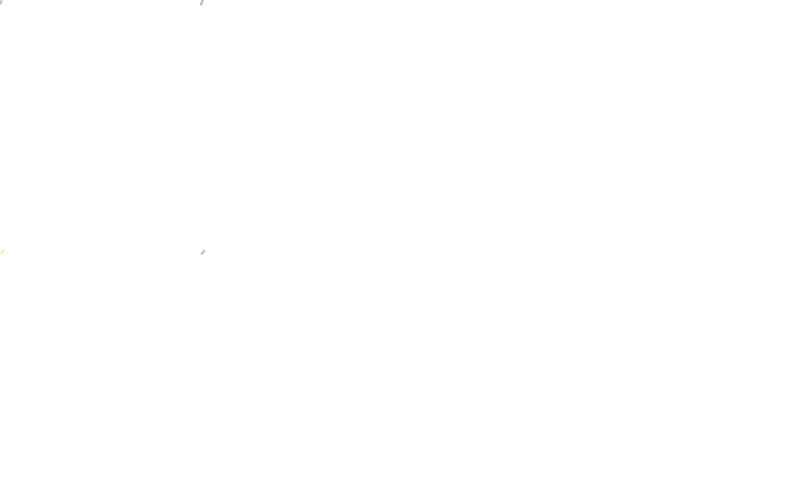
Frame 1 (no input)
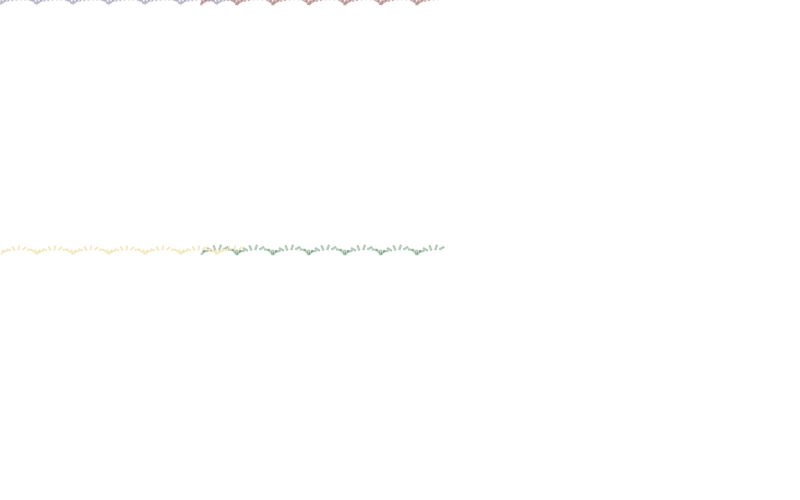
Frame 60 (no input)
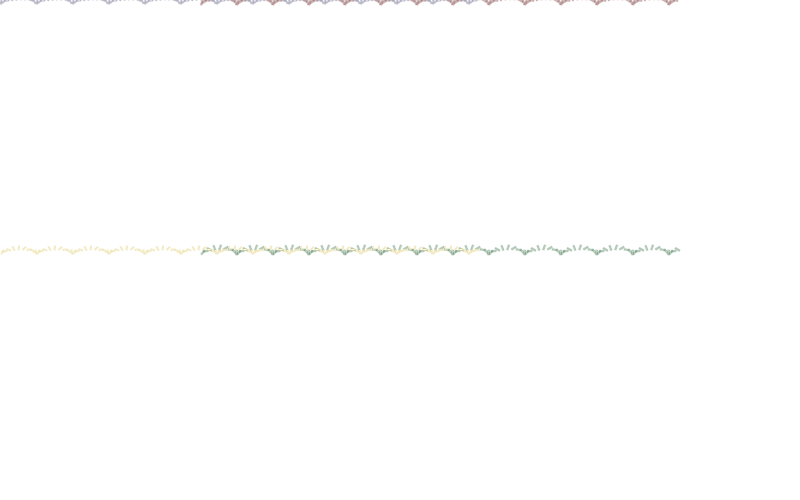
Frame 120 (the mouse pressed at the canvas centre since frame 60)

The p5.js sketch that drew these frames (run headless with seeded random() and noise() and a simulated clock; from frame 60 on, the mouse is pressed at the canvas centre):

// p5.js sketch
// ── sketch.js
var r = 0;
var t = 0;
var bDir = 1;
var ry = 0;
var ty = 0;

function setup(){
  createCanvas(800,500);
  background(255);
  angleMode(DEGREES);
}

function draw (){
// left corner
push()
  translate(0,0);
  r=r+10;

  if(t > 600){
    bDir = 0;
    ry = random(height/2);
    ty = random(height/2);
    }
  if(t < 0){
    bDir = 1;
    ry = random(height/2);
    ty = random(height/2);
    }
  if(bDir==1){
    t++;
  } else{
    t--;
  }
  translate(t,ty);
  rotate(r);
  stroke (55,50,95,80);
  rect(0,0,1,4);
pop()

// right corner
push()
  translate(200,0)
  r=r+10;

  if(t > 600){
    bDir =0;
    ry = random(height/2);
    ty = random(height/2);
    }
  if(t < 0){
    bDir = 1
    ry = random(height/2);
    ty = random(height/2);
  }
  if(bDir==1){
    t++;
  }else{
    t--;
  }
  translate(t,ty);
  rotate(r);
  stroke (150,100,100,90);
  fill(150,100,100,90);
  rect(0,0,1.5,5);
  pop()

// left bottom corner
push()
  translate(0,250)
  r=r+10

  if(t > 600){
    bDir = 0;
    ry = random(height/2);
    ty = random(height/2);
    }
  if(t < 0){
    bDir = 1;
    ry = random(height/2);
    ty = random(height/2);
    }
  if(bDir==1){
    t++;
  } else{
    t--;
  }
  translate(t,ty);
  rotate(r);
  stroke (220,200,100,95);
  rect(0,0,1,4);
pop()

// right bottom corner
push()
  translate(200,250,800,500)
  r=r+10

  if(t > 600){
    bDir =0;
    ry = random(height/2);
    ty = random(height/2);
    }
  if(t < 0){
    bDir = 1
    ry = random(height/2);
    ty = random(height/2);
  }
  if(bDir==1){
    t++;
  }else{
    t--;
  }
  translate(t,ty);
  rotate(r);
  stroke (70,120,80,70);
  fill(70,120,80,70);
  rect(0,0,1.5,5);
  pop()

}
